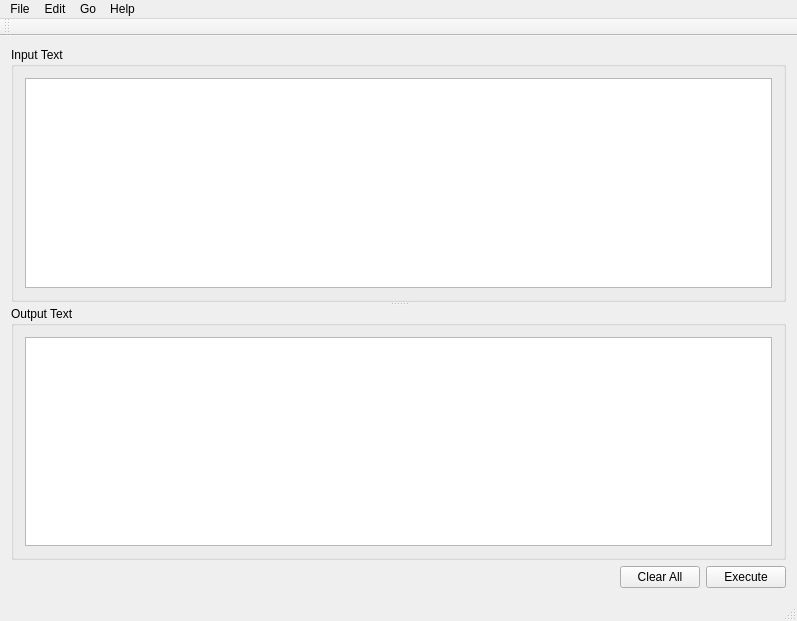
<?xml version="1.0" encoding="UTF-8"?>
<ui version="4.0">
 <class>MainWindow</class>
 <widget class="QMainWindow" name="MainWindow">
  <property name="geometry">
   <rect>
    <x>0</x>
    <y>0</y>
    <width>797</width>
    <height>621</height>
   </rect>
  </property>
  <property name="windowTitle">
   <string>MainWindow</string>
  </property>
  <widget class="QWidget" name="centralWidget">
   <property name="autoFillBackground">
    <bool>true</bool>
   </property>
   <layout class="QHBoxLayout" name="horizontalLayout_5">
    <item>
     <layout class="QVBoxLayout" name="verticalLayout">
      <item>
       <widget class="QSplitter" name="splitter">
        <property name="orientation">
         <enum>Qt::Vertical</enum>
        </property>
        <widget class="QGroupBox" name="groupBox_2">
         <property name="title">
          <string>Input Text</string>
         </property>
         <layout class="QHBoxLayout" name="horizontalLayout">
          <item>
           <widget class="QTextEdit" name="inputText">
            <property name="autoFillBackground">
             <bool>false</bool>
            </property>
           </widget>
          </item>
         </layout>
        </widget>
        <widget class="QGroupBox" name="groupBox">
         <property name="title">
          <string>Output Text</string>
         </property>
         <layout class="QHBoxLayout" name="horizontalLayout_2">
          <item>
           <widget class="QTextEdit" name="outputText"/>
          </item>
         </layout>
        </widget>
       </widget>
      </item>
      <item>
       <layout class="QHBoxLayout" name="horizontalLayout_3">
        <item>
         <spacer name="horizontalSpacer">
          <property name="orientation">
           <enum>Qt::Horizontal</enum>
          </property>
          <property name="sizeHint" stdset="0">
           <size>
            <width>40</width>
            <height>20</height>
           </size>
          </property>
         </spacer>
        </item>
        <item>
         <widget class="QPushButton" name="clearAll">
          <property name="text">
           <string>Clear All</string>
          </property>
         </widget>
        </item>
        <item>
         <widget class="QPushButton" name="execute">
          <property name="text">
           <string>Execute</string>
          </property>
         </widget>
        </item>
       </layout>
      </item>
     </layout>
    </item>
   </layout>
  </widget>
  <widget class="QMenuBar" name="menuBar">
   <property name="geometry">
    <rect>
     <x>0</x>
     <y>0</y>
     <width>797</width>
     <height>25</height>
    </rect>
   </property>
   <widget class="QMenu" name="menuFile">
    <property name="title">
     <string>File</string>
    </property>
    <addaction name="actionOpen_File"/>
    <addaction name="actionSave_File"/>
    <addaction name="actionExit"/>
   </widget>
   <widget class="QMenu" name="menuEdit">
    <property name="title">
     <string>Edit</string>
    </property>
    <addaction name="actionClear_All"/>
    <addaction name="separator"/>
    <addaction name="actionCopy_to_Clipboard"/>
   </widget>
   <widget class="QMenu" name="menuHelp">
    <property name="title">
     <string>Help</string>
    </property>
    <addaction name="actionAbout"/>
   </widget>
   <widget class="QMenu" name="menuGo">
    <property name="title">
     <string>Go</string>
    </property>
    <addaction name="actionExecute"/>
    <addaction name="separator"/>
    <addaction name="actionOptions"/>
   </widget>
   <addaction name="menuFile"/>
   <addaction name="menuEdit"/>
   <addaction name="menuGo"/>
   <addaction name="menuHelp"/>
  </widget>
  <widget class="QToolBar" name="mainToolBar">
   <attribute name="toolBarArea">
    <enum>TopToolBarArea</enum>
   </attribute>
   <attribute name="toolBarBreak">
    <bool>false</bool>
   </attribute>
  </widget>
  <widget class="QStatusBar" name="statusBar"/>
  <action name="actionOpen_File">
   <property name="text">
    <string>Open File</string>
   </property>
   <property name="shortcut">
    <string>Ctrl+O</string>
   </property>
  </action>
  <action name="actionSave_File">
   <property name="text">
    <string>Save File</string>
   </property>
   <property name="shortcut">
    <string>Ctrl+S</string>
   </property>
  </action>
  <action name="actionExit">
   <property name="text">
    <string>Exit</string>
   </property>
   <property name="shortcut">
    <string>Esc</string>
   </property>
  </action>
  <action name="actionCopy_to_Clipboard">
   <property name="text">
    <string>Copy to Clipboard</string>
   </property>
   <property name="shortcut">
    <string>Ctrl+Alt+C</string>
   </property>
  </action>
  <action name="actionClear_All">
   <property name="text">
    <string>Clear All</string>
   </property>
   <property name="shortcut">
    <string>Ctrl+D</string>
   </property>
  </action>
  <action name="actionAbout">
   <property name="text">
    <string>About</string>
   </property>
  </action>
  <action name="actionOptions">
   <property name="text">
    <string>Options</string>
   </property>
   <property name="shortcut">
    <string>Ctrl+T</string>
   </property>
  </action>
  <action name="actionExecute">
   <property name="text">
    <string>Execute</string>
   </property>
   <property name="shortcut">
    <string>Ctrl+Q</string>
   </property>
  </action>
 </widget>
 <layoutdefault spacing="6" margin="11"/>
 <resources/>
 <connections/>
</ui>
